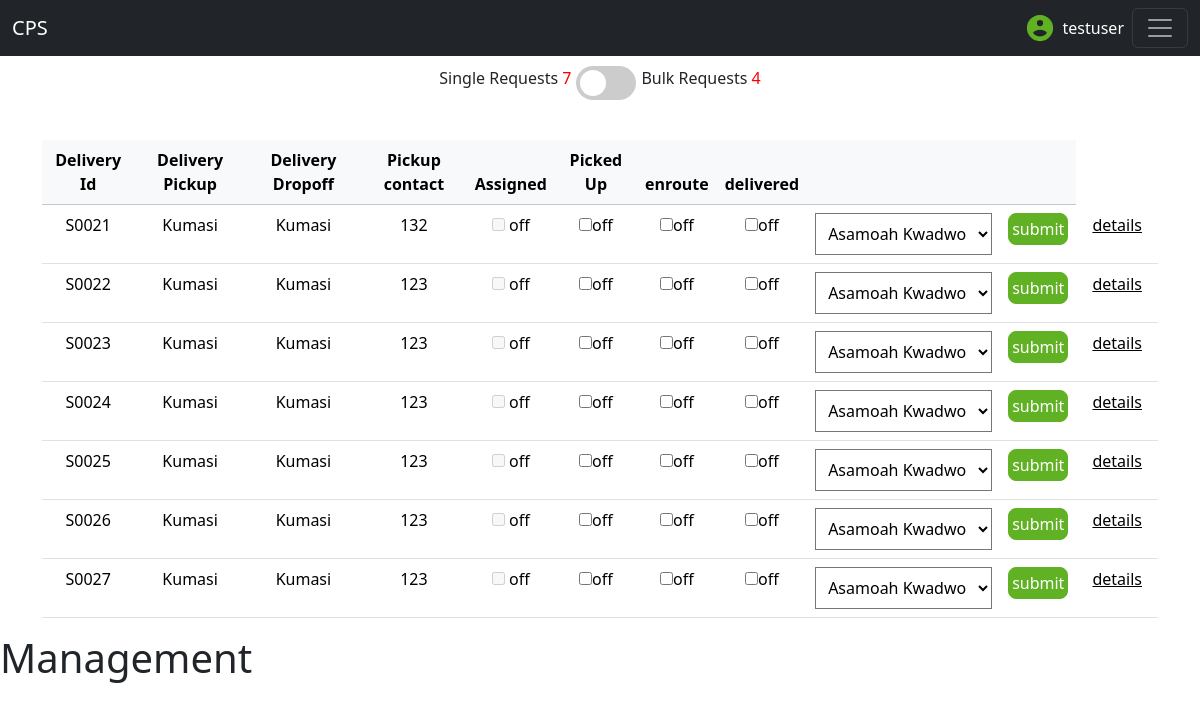
Page /requestmanagement/ (signed in) on the committed database.
### delivery/models.py (models this page shows)
class DeliveryRequest(models.Model):
    class DeliveryLocations(models.TextChoices):
        KUMASI = 'Kumasi', 'Kumasi'
        CAPE_COAST = 'Cape Coast', 'Cape Coast'
        TAKORADI = 'Takoradi', 'Takoradi'
        KOFORIDUA = 'Koforidua', 'Koforidua'
        HO = 'Ho', 'Ho'
        SUNYANI = 'Sunyani', 'Sunyani'
        TARKWA = 'Tarkwa', 'Tarkwa'
        OBUASI = 'Obuasi', 'Obuasi'
        AKOSOMBO = 'Akosombo', 'Akosombo'
        TECHIMAN = 'Techiman', 'Techiman'
        NSAWAM = 'Nsawam', 'Nsawam'
        NKWAKAW = 'Nkwakaw', 'Nkwakaw'
        WINNEBA = 'Winneba', 'Winneba'
        MANKESSIM = 'Mankessim', 'Mankessim'
        SUHUM = 'Suhum', 'Suhum'
        KONONGO = 'Konongo', 'Konongo'
    class PickupLocations(models.TextChoices):
        KUMASI = 'Kumasi', 'Kumasi'
    user = models.ForeignKey(User,on_delete=models.CASCADE,null=True,blank=True)
    unique_id = models.UUIDField(default=uuid.uuid4,editable=False,unique=True)
    orderQuantity = models.PositiveIntegerField()
    product = models.CharField(max_length=255,null=True,blank=True)
    pickupNumber = models.PositiveIntegerField()
    deliveryPoint = models.CharField(max_length=10,choices=DeliveryLocations.choices,default=DeliveryLocations.KUMASI)
    dropoffLocation = models.CharField(max_length=255,null=True)
    dropoffNumber = models.PositiveIntegerField()
    dropoffName = models.CharField(max_length=255,null=True)
    pickupPoint = models.CharField(max_length=10, choices=PickupLocations.choices,default=PickupLocations.KUMASI)
    pickupLocation = models.CharField(max_length=255,null=True)
    additionalInfo = models.TextField(blank=True,null=True)
    delivered = models.BooleanField(default=False)
    assigned = models.BooleanField(default=False)
    enroute = models.BooleanField(default=False)
    pickedUp = models.BooleanField(default=False)
    rider = models.ForeignKey(Rider,on_delete=models.SET_DEFAULT,related_name='assignments',default=None,null=True,blank=True)
    restaurantOrder = models.OneToOneField(RestaurantOrder,default=None,null=True,blank=True,on_delete=models.CASCADE)
    @property
    def id_curator(self):
        id_value = str(self.id)
        start = ''
        if len(id_value) < 4:
            for i in range(4-len(id_value)):
                start += '0'
            return 'S'+str(start+id_value)
        else:
            return 'S'+str(id_value)

class Rider(models.Model):
    unique_id = models.UUIDField(default=uuid.uuid4,editable=False,unique=True)
    name = models.CharField(max_length=255)
    phone = models.PositiveIntegerField()
    assigned = models.BooleanField(default=False)
    user = models.OneToOneField(User,on_delete=models.CASCADE,default=None,null=True)
    def __str__(self):
        return f'{self.name}'

### adminConsole/views.py (the view, shortened to what this page needs)
# urls.py: path('requestmanagement/',requestManagementConsole,name='requestManagement'),
@login_required(login_url='/login/')
def requestManagementConsole(request):
    DeliveryRequests = DeliveryRequest.objects.filter(delivered=False)
    BulkDeliveryRequests = BulkDeliveryRequest.objects.filter(delivered=False)
    riders = Rider.objects.all()
    print(DeliveryRequests)
    context ={
        'DeliveryRequests':DeliveryRequests,
        'BulkDeliveryRequests':BulkDeliveryRequests,
        'riders':riders,
    }
    return render(request,'html/requestsManagementConsole.html',context)

### adminConsole/templatetags/adminConsole_extras.py (called while the page is built)
@register.filter
def split(arg1,arg2):
    return arg1[0:arg2]

### delivery/models.py (called while the page is built)
    @property
    def id_curator(self):
        id_value = str(self.id)
        start = ''
        if len(id_value) < 4:
            for i in range(4-len(id_value)):
                start += '0'
            return 'B'+str(start+id_value)
        else:
            return 'B'+str(id_value)

### adminConsole/templates/html/requestsManagementConsole.html (shortened to what this page needs)
{% load static %}
{% load adminConsole_extras %}
<!DOCTYPE html>
<html lang="en">
<head>
    <link href="https://cdn.jsdelivr.net/npm/bootstrap@5.3.3/dist/css/bootstrap.min.css" rel="stylesheet"
>
</head>
<body>
            <nav class="navbar navbar-dark bg-dark">
                <div class="container-fluid">
                    <a class="navbar-brand" href="#">CPS</a>
                    <div style="display: flex; align-items: center; gap: 8px;">
                        <span style="color:white;">{{request.user}}</span>
                        <button class="navbar-toggler" type="button" data-bs-toggle="offcanvas"
                            data-bs-target="#offcanvasDarkNavbar" aria-controls="offcanvasDarkNavbar"
                            aria-label="Toggle navigation">
                            <span class="navbar-toggler-icon"></span>
                        </button>
                    </div>
                </div>
            </nav>
        <div class="container" style="display: flex; justify-content: center;">
            <div style="display: flex; justify-content: center; padding: 10px;">
                <span style="padding-right: 5px;">Single Requests <span style="color: red;">{{DeliveryRequests.count}}</span></span>
                <label class="switch">
                    <span class="slider round"></span>
                </label>
                <span style="padding-left: 5px;">Bulk Requests <span style="color: red;">{{BulkDeliveryRequests.count}}</span></span>
            </div>
        </div>
    <div class="table-responsive container" style="margin-top: 30px;" id="single">
        <table class="table" >
            <thead class="table-light" style="text-align: center;">
                <th>Delivery Id</th>
                <th>Delivery Pickup</th>
                <th>Delivery Dropoff</th>
                <th>Pickup contact</th>
                <th>Assigned</th>
                <th>Picked Up</th>
                <th>enroute</th>
                <th>delivered</th>
                <th></th>
                <th></th>
            </thead>
            <tbody class="table" style="text-align: center;">
                {% for data in DeliveryRequests %}
                <form action="" method="POST">
                <tr>
                     <td>{{data.id_curator}}</td>
                    <td>{{data.pickupPoint}}</td>
                    <td>{{data.deliveryPoint}}</td>
                    <td>{{data.pickupNumber}}</td>
                    <td>
                        {% if data.assigned == False %}
                            <input type="checkbox" name="assigned" disabled> off
                        {% else %}
                            <input type="checkbox" name="assigned" checked disabled style="background-color: blue;">on
                        {% endif %}
                    </td>
                    <td>
                        {% if data.pickedUp == False %}
                        <input type="checkbox" name="pickedUp" >off
                    {% else %}
                        <input type="checkbox" name="pickedUp" checked>on
                    {% endif %}
                    </td>
                    <td>
                        {% if data.enroute == False %}
                        <input type="checkbox" name="enroute" >off
                    {% else %}
                        <input type="checkbox" name="enroute" checked>on
                    {% endif %}
                    </td>
                    <td>
                        {% if data.delivered == False %}
                        <input type="checkbox" name="delivered" >off
                    {% else %}
                        <input type="checkbox" name="delivered" checked>on
                    {% endif %}
                    </td>
                    <td>
                        {% if data.rider %}
                        {{data.rider}}
                        {% else %}
                            {% for rider in riders %}
                                                <select name="rider" id="">
                                                    <option value="{{rider.unique_id}}">{{rider}}</option>
                                                </select>
                            {% endfor %}
                        {% endif %}
                    </td>
                    <td><input  type="submit" style="background-color:#61b124; padding: 3px; border: 1px solid #61b124;
                    border-radius: 0.5rem; color: white; " name="updateSingleOrder" value="submit" ></td>
                    <td><a href="{% url 'managementUpdate' data.unique_id %}">details</a></td>
                </form>
                {% endfor %}
            </tbody>
          </table>
    </div>
</body>
<h1>Management</h1>
</html>

### rows in the picture
DeliveryRequest: id_curator "S0021", pickupPoint "Kumasi", deliveryPoint "Kumasi", pickupNumber "132"
Rider: rider "Asamoah Kwadwo"
DeliveryRequest: id_curator "S0022", pickupPoint "Kumasi", deliveryPoint "Kumasi", pickupNumber "123"
DeliveryRequest: id_curator "S0023", pickupPoint "Kumasi", deliveryPoint "Kumasi", pickupNumber "123"
DeliveryRequest: id_curator "S0024", pickupPoint "Kumasi", deliveryPoint "Kumasi", pickupNumber "123"
DeliveryRequest: id_curator "S0025", pickupPoint "Kumasi", deliveryPoint "Kumasi", pickupNumber "123"
DeliveryRequest: id_curator "S0026", pickupPoint "Kumasi", deliveryPoint "Kumasi", pickupNumber "123"
DeliveryRequest: id_curator "S0027", pickupPoint "Kumasi", deliveryPoint "Kumasi", pickupNumber "123"

### other values in the picture
{{ request.user }} "testuser"
{{ DeliveryRequests.count }} "7"
{{ BulkDeliveryRequests.count }} "4"
